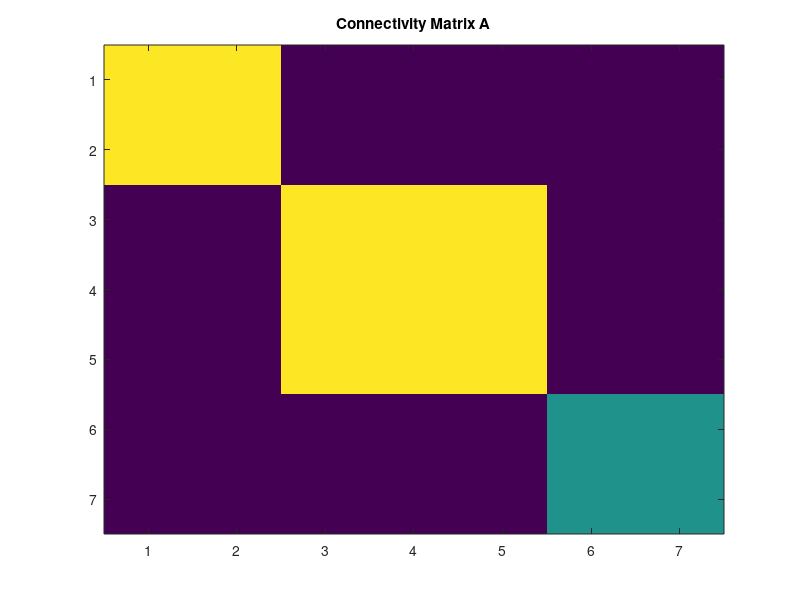

This chart was generated by the following MATLAB code: (Note: this script raises an error after producing the figure.)

% Find the complex in a multivariate autoregressive model, 
%   X^t = A*X^{t-1} + E,
% where A is a connectivity matrix and E is gaussian noise.

addpath(genpath('../PhiToolbox'))


%% generate data
%%%%%%%%%%%%%%%%%%%%%%%%%%%%%%%%%%%%%%%%%%%%%%%%%%%%%%%%%%%%%%%%%%%%%%%%%%%
disp('Generating data...')

%%% construct connectivity matrix %%%
N = 7; % the number of elements
A = eye(N)/N; % A: connectivity matrix
A(3:N-2, 3:N-2) = 1/N;
A(1:2, 1:2) = 1/N;
A(6:7, 6:7) = 0.5/N;

h_A = figure;
imagesc(A)
title('Connectivity Matrix A')
drawnow

%%% generate time series X using the AR model %%%
T = 10^6;
X = zeros(N,T);
X(:,1) = randn(N,1);
for t=2: T
    E = randn(N,1);
    X(:,t) = A*X(:,t-1) + E;
end


%% find the complex
%%%%%%%%%%%%%%%%%%%%%%%%%%%%%%%%%%%%%%%%%%%%%%%%%%%%%%%%%%%%%%%%%%%%%%%%%%%

type_of_dist = 'Gauss';
% type_of_dist:
%    'Gauss': Gaussian distribution
%    'discrete': discrete probability distribution

type_of_phi = 'MI1';
% type_of_phi:
%    'MI1': Multi (Mutual) information, e.g., I(X_1; X_2). (IIT1.0)
%    'MI': Multi (Mutual) information, e.g., I(X_1, Y_1; X_2, Y_2)
%    'SI': phi_H, stochastic interaction
%    'star': phi_star, based on mismatched decoding
%    'Geo': phi_G, information geometry version

type_of_MIPsearch = 'Queyranne';
% type_of_MIPsearch: 
%    'exhaustive': 
%    'Queyranne': 
%    'REMCMC':

tau = 1; % time lag

% Convert data to covariance matrices
% probs = data_to_probs(type_of_dist, X, tau);

%%% with pre-computed covariances %%%
% [indices_Complex, phi_Complex, indices, phis, Zs] = ...
%     Complex_Exhaustive_probs( type_of_phi, type_of_MIPsearch, probs );

% %%% without pre-computed covariances %%%
[ indices_Complex, phi_Complex, indices, phis, Zs ] = ...
   Complex_Exhaustive( type_of_dist, type_of_phi, type_of_MIPsearch, X, tau);
%  indices_Complex: indices of elements in the complex
%  phi_Complex: the amount of integrated information at the (estimated) MIP of the complex 
%  indices: the indices of every subsystem
%  phis: the amount of integrated information for every subsystem
%  Zs: the (estimated) MIP of every subsystem

[complexes, phis_complexes] = find_complexes_repetitive(indices, phis, 1);

[AveragedComplex, AveragedPhi] = AverageComplexes( indices, phis, N, 4 );

